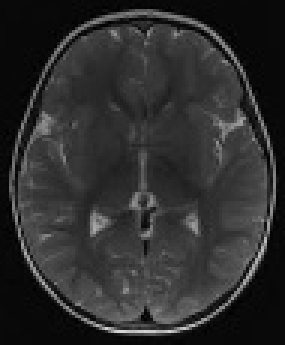
#> input picture model/cropped/no/cropped_47 no.jpg, 95 x 115 px, given in place of no1004.jpg, which was not available (shown 3 times larger)
$ jupyter execute --allow-errors 'Copy_of_Brain_Tumor_Detection||_ResNet50.ipynb'   (shell and % lines are left out)   (text cells are left out)
#> lines starting #> are read from the running program, lines starting #| are printed output that depends on the picture; after the words box and inside, x2 and y2 are one past the last pixel; in counts of white or black regions, pixels touching at a corner belong together; pictures that were not available may be replaced by others from this repository, and a replacement may not be noted
[cell 1]
# IMPORTANT: RUN THIS CELL IN ORDER TO IMPORT YOUR KAGGLE DATA SOURCES
# TO THE CORRECT LOCATION (/kaggle/input) IN YOUR NOTEBOOK,
# THEN FEEL FREE TO DELETE THIS CELL.
# NOTE: THIS NOTEBOOK ENVIRONMENT DIFFERS FROM KAGGLE'S PYTHON
# ENVIRONMENT SO THERE MAY BE MISSING LIBRARIES USED BY YOUR
# NOTEBOOK.

import os
import sys
from tempfile import NamedTemporaryFile
from urllib.request import urlopen
from urllib.parse import unquote, urlparse
from urllib.error import HTTPError
from zipfile import ZipFile
import tarfile
import shutil

CHUNK_SIZE = 40960
DATA_SOURCE_MAPPING = 'brain-tumor-detection-mri:https%3A%2F%2Fstorage.googleapis.com%2Fkaggle-data-sets%2F1194525%2F1997093%2Fbundle%2Farchive.zip%3FX-Goog-Algorithm%3DGOOG4-RSA-SHA256%26X-Goog-Credential%3Dgcp-kaggle-com%2540kaggle-161607.iam.gserviceaccount.com%252F20240609%252Fauto%252Fstorage%252Fgoog4_request%26X-Goog-Date%3D20240609T082309Z%26X-Goog-Expires%3D259200%26X-Goog-SignedHeaders%3Dhost%26X-Goog-Signature%3D13518e3c5ffbee142ba49e2371b10d0442569b0e551466c11bc9996bf8681a0ba3f2925ff06201a858d62c7cf0a9b001c2ff487a32d30c96b42a2687bf9923ca21bb9bd7aa78a4e1248f4604cf89288d9cab9b802a342ad7d5fdf9aa137ae03c443a9291185d514404d4b02c91b94529a06125b644afbbc5c648b211e2bdc052fadc91961a2a02065969cc7da4779ff90207ddf0e8a250aef7568df56a434c83e4d0e40d42b49c8344bf29f7c57d66d6369f7e0297ae2badce10b436c5b9c17e8bdec11742abc6873bc82e46d94a7c3241d0a72c4ad6e7474b9996153c6ddadde5fde3bfb2137dfc619fb1a358ae5740bdbee091a503f58dcb083dd45ea89944'

KAGGLE_INPUT_PATH='/kaggle/input'
KAGGLE_WORKING_PATH='/kaggle/working'
KAGGLE_SYMLINK='kaggle'

shutil.rmtree('/kaggle/input', ignore_errors=True)
os.makedirs(KAGGLE_INPUT_PATH, 0o777, exist_ok=True)
os.makedirs(KAGGLE_WORKING_PATH, 0o777, exist_ok=True)

try:
  os.symlink(KAGGLE_INPUT_PATH, os.path.join("..", 'input'), target_is_directory=True)
except FileExistsError:
  pass
try:
  os.symlink(KAGGLE_WORKING_PATH, os.path.join("..", 'working'), target_is_directory=True)
except FileExistsError:
  pass

#> (the rest of this cell did not finish here and is left out)

[cell 2]
from IPython.display import clear_output
clear_output()

[cell 3]
import numpy as np
import pandas as pd
import cv2
from PIL import Image
import scipy

import tensorflow as tf
from tensorflow.keras.applications import *
from tensorflow.keras.optimizers import *
from tensorflow.keras.losses import *
from tensorflow.keras.layers import *
from tensorflow.keras.models import *
from tensorflow.keras.callbacks import *
from tensorflow.keras.preprocessing.image import *
from tensorflow.keras.utils import *
# import pydot

from sklearn.metrics import *
from sklearn.model_selection import *
import tensorflow.keras.backend as K

from tqdm import tqdm, tqdm_notebook
from colorama import Fore
import json
import matplotlib.pyplot as plt
import seaborn as sns
from glob import glob
from skimage.io import *
import time
from sklearn.decomposition import PCA
from sklearn.svm import LinearSVC
from sklearn.linear_model import LogisticRegression
from sklearn.metrics import accuracy_score
import lightgbm as lgb
import xgboost as xgb
import numpy as np
from tqdm import tqdm
import cv2
import os
import shutil
import itertools
import imutils
import matplotlib.pyplot as plt
from sklearn.preprocessing import LabelBinarizer
from sklearn.model_selection import train_test_split
from sklearn.metrics import confusion_matrix

import plotly.graph_objs as go
from plotly.offline import init_notebook_mode, iplot
from plotly import tools

from keras.preprocessing.image import ImageDataGenerator
from keras.applications.vgg16 import VGG16, preprocess_input
from keras import layers
from keras.models import Model, Sequential
from keras.optimizers import Adam, RMSprop
from keras.callbacks import EarlyStopping

init_notebook_mode(connected=True)
RANDOM_SEED = 123

print("All modules have been imported")

[cell 4]
clear_output()
# create new folders

[cell 5]
IMG_PATH = "../input/brain-tumor-detection-mri/Brain_Tumor_Detection"

# split the data by train/val/test
ignored = {"pred"}
# split the data by train/val/test
#> (the rest of this cell did not finish here and is left out)

[cell 6]
def load_data(dir_path, img_size=(100,100)):
    """
    Load resized images as np.arrays to workspace
    """
    X = []
    y = []
    i = 0
    labels = dict()
    for path in tqdm(sorted(os.listdir(dir_path))):
        if not path.startswith('.'):
            labels[i] = path
            for file in os.listdir(dir_path + path):
                if not file.startswith('.'):
                    img = cv2.imread(dir_path + path + '/' + file)
                    # Resize the image to the specified size
                    img = cv2.resize(img, img_size) # Resize images to ensure consistent shape
                    X.append(img)
                    y.append(i)
            i += 1
    X = np.array(X)
    y = np.array(y)
    print(f'{len(X)} images loaded from {dir_path} directory.')
    return X, y, labels


# [28 lines left out: function plot_confusion_matrix, not called in this run]

[cell 7]
TRAIN_DIR = 'TRAIN/'
TEST_DIR = 'TEST/'
VAL_DIR = 'VAL/'
IMG_SIZE = (224,224)

#> (a cell that did not finish here is left out)

[cell 9]
y = dict()
y[0] = []
y[1] = []
#> (the rest of this cell did not finish here and is left out)

[cell 10]
# [20 lines left out: function plot_samples, not called in this run]

#> (a cell that did not finish here is left out)

[cell 12]
# [31 lines left out: function crop_imgs, not called in this run]

[cell 13]
import imutils
img = cv2.imread('../input/brain-tumor-detection-mri/Brain_Tumor_Detection/NO/no1004.jpg')
#> img is the input picture: shape (115, 95, 3); min 0, max 214, mean 45.8
img = cv2.resize(
            img,
            dsize=IMG_SIZE,
            interpolation=cv2.INTER_CUBIC
        )
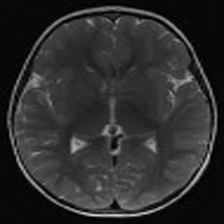
#> img: shape (224, 224, 3); min 0, max 208, mean 45.8
gray = cv2.cvtColor(img, cv2.COLOR_RGB2GRAY)
gray = cv2.GaussianBlur(gray, (5, 5), 0)

# threshold the image, then perform a series of erosions +
# dilations to remove any small regions of noise
thresh = cv2.threshold(gray, 45, 255, cv2.THRESH_BINARY)[1]
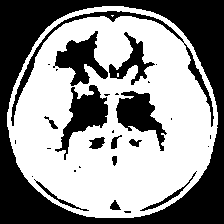
#> thresh: shape (224, 224); 56.4% white; 30 black regions (16 under 20 px), largest, box (x1, y1, x2, y2) and area: (0, 0, 224, 224) 14721, (55, 85, 108, 160) 1481, (116, 91, 167, 151) 1376
thresh = cv2.erode(thresh, None, iterations=2)
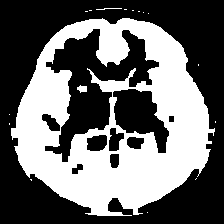
#> thresh: shape (224, 224); 41.6% white; 17 white regions (14 under 20 px), largest, box (x1, y1, x2, y2) and area: (11, 18, 215, 216) 20753, (77, 85, 87, 93) 55, (96, 8, 122, 10) 27
thresh = cv2.dilate(thresh, None, iterations=2)
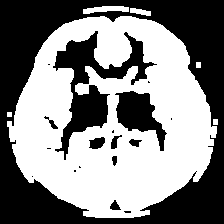
#> thresh: shape (224, 224); 52.3% white; 18 black regions (9 under 20 px)

# find contours in thresholded image, then grab the largest one
cnts = cv2.findContours(thresh.copy(), cv2.RETR_EXTERNAL, cv2.CHAIN_APPROX_SIMPLE)
#> cnts = 6 contours, 1 with area under 20; largest, box (x1, y1, x2, y2) and area: (7, 16, 217, 218) 31216, (83, 6, 129, 14) 190, (130, 8, 151, 16) 81, (213, 119, 218, 125) 20, (196, 62, 201, 68) 20
cnts = imutils.grab_contours(cnts)
c = max(cnts, key=cv2.contourArea)
#> c = contour of 336 points, box (x1, y1, x2, y2) (7, 16, 217, 218), area 31216

# find the extreme points
extLeft = tuple(c[c[:, :, 0].argmin()][0])
#> extLeft = (7, 121)
extRight = tuple(c[c[:, :, 0].argmax()][0])
#> extRight = (216, 133)
extTop = tuple(c[c[:, :, 1].argmin()][0])
#> extTop = (100, 16)
extBot = tuple(c[c[:, :, 1].argmax()][0])
#> extBot = (95, 217)

# add contour on the image
img_cnt = cv2.drawContours(img.copy(), [c], -1, (0, 255, 255), 4)
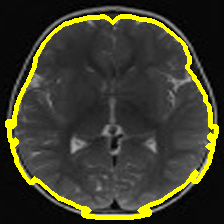
#> img_cnt: shape (224, 224, 3); mean B, G, R 41.8, 58.8, 58.8

# add extreme points
img_pnt = cv2.circle(img_cnt.copy(), extLeft, 8, (0, 0, 255), -1)
img_pnt = cv2.circle(img_pnt, extRight, 8, (0, 255, 0), -1)
img_pnt = cv2.circle(img_pnt, extTop, 8, (255, 0, 0), -1)
img_pnt = cv2.circle(img_pnt, extBot, 8, (255, 255, 0), -1)
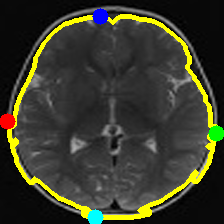
#> img_pnt: shape (224, 224, 3); mean B, G, R 43.5, 58.7, 57.7

# crop
ADD_PIXELS = 0
new_img = img[extTop[1]-ADD_PIXELS:extBot[1]+ADD_PIXELS, extLeft[0]-ADD_PIXELS:extRight[0]+ADD_PIXELS].copy()
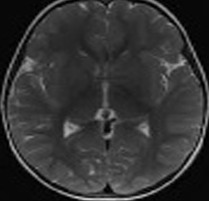
#> new_img: shape (201, 209, 3); min 0, max 208, mean 52

[cell 14]
plt.figure(figsize=(15,6))
#> (this line was passed over: IPython is not available in this run)
plt.subplot(141)
#> (this line was passed over: IPython is not available in this run)
plt.imshow(img)
#> (this line was passed over: IPython is not available in this run)
plt.xticks([])
#> (this line was passed over: IPython is not available in this run)
plt.yticks([])
#> (this line was passed over: IPython is not available in this run)
plt.title('Step 1. Get the original image')
#> (this line was passed over: IPython is not available in this run)
plt.subplot(142)
#> (this line was passed over: IPython is not available in this run)

$ run again, on model/cropped/no/cropped_No15.jpg
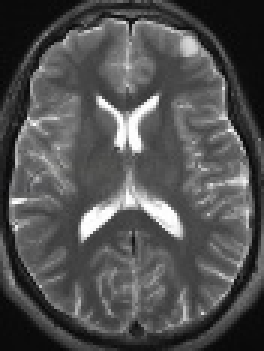
#> input picture model/cropped/no/cropped_No15.jpg, 88 x 117 px, given in place of no1004.jpg, which was not available (shown 3 times larger)
#> img is the input picture: shape (117, 88, 3); mean B, G, R 81.7, 81.7, 81.7
#> img: shape (224, 224, 3)
#> `thresh = cv2.dilate(thresh, None, iterations=2)`:
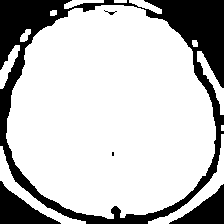
#> thresh: shape (224, 224); 76.3% white; 5 black regions (1 under 20 px)
#> cnts = 12 contours, 1 with area under 20; largest, box (x1, y1, x2, y2) and area: (6, 5, 216, 219) 34546, (0, 146, 86, 224) 908, (148, 134, 224, 224) 890, (197, 51, 224, 115) 402, (0, 45, 20, 89) 294
#> c = contour of 305 points, box (x1, y1, x2, y2) (6, 5, 216, 219), area 34546
#> extLeft = (6, 133)
#> extRight = (215, 139)
#> extTop = (101, 5)
#> extBot = (107, 218)
#> `new_img = img[extTop[1]-ADD_PIXELS:extBot[1]+ADD_PIXELS, extLeft[0]-AD..`:
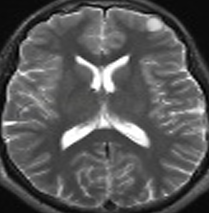
#> new_img: shape (213, 209, 3); mean B, G, R 88, 88, 88
